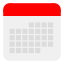
Frame 1 (no input)
Frame 60 (the mouse pressed at the canvas centre just before this capture): identical to frame 1, image omitted
Frame 120 (the mouse held since frame 60 and released just before this capture): identical to frame 1, image omitted

The Processing sketch that drew this single still picture (run headless with seeded random() and noise(); from frame 60 on, the mouse is pressed at the canvas centre):

// Processing sketch: Calander
// ── Calander.pde

void setup()
{
  size(64,64);
  ellipseMode(RADIUS);
}

void draw()
{
  background(255, 255, 255, 0);
  rectMode(CORNERS);
  noStroke();

  float radius = 0.1 * height;
  float xStart = height * 0.15;
  float xEnd = height * 0.85;
  float yStart = height * 0.15;
  float yHeaderEnd = height * 0.25;
  float yEnd = height * 0.85;
  
  fill(255,0,0);
  ellipse(xStart, yStart, radius, radius);
  ellipse(yEnd,   xStart, radius, radius);
  rect(xStart, yStart - radius, xEnd, yHeaderEnd);
  rect(xStart - radius, yStart, xEnd + radius, yHeaderEnd);
  
  fill(240);
  ellipse(xStart, yEnd, radius, radius);
  ellipse(yEnd,   xEnd, radius, radius);
  rect(xStart, yHeaderEnd, xEnd, yEnd + radius);
  rect(xStart - radius, yHeaderEnd, xEnd + radius, yEnd);

  rectMode(CORNER);
  translate(xStart, yHeaderEnd + radius);
  
  float nSquare = 0.08 * width;
  float nSpace  = 0.10 * width;
  
  fill(220);
  for (int nWeek = 0; nWeek < 5; ++nWeek)
  {
    for (int nDay = 0; nDay < 7; ++nDay)
    {
      if (nWeek > 0 || nDay > 2)
      {
        if (nWeek < 4 || nDay < 5)
        {
          rect(nSpace * nDay, nSpace * nWeek, nSquare, nSquare);
        }
      }
    }
  }
}
